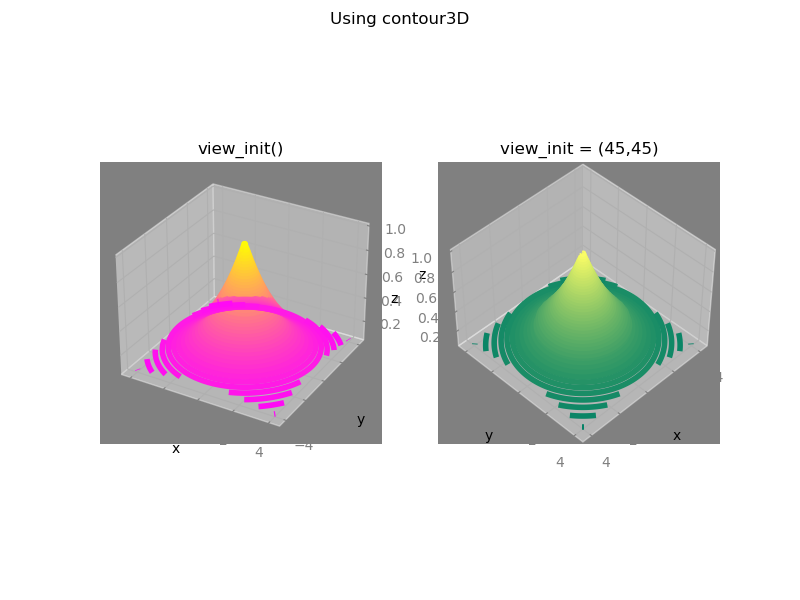

Recreate this plot in Python.
#-----------------------------------------
#   CH_12_17_7_EX_1_Mplot3d_Contour3D.py
#-----------------------------------------
from mpl_toolkits import mplot3d
import matplotlib.pyplot as plt
import numpy as np
#
x = np.linspace(-4,4,81)
y = np.linspace(-4,4,81)
X, Y = np.meshgrid(x, y)
Z = np.exp(-0.5*np.sqrt(X**2 + Y**2))
#
fig1 = plt.figure(figsize=(8, 6))
ax1 = fig1.add_subplot(121, projection='3d')
#
cset1 = ax1.contour3D(X, Y, Z, 50, cmap = 'spring')
ax1.view_init() 
ax1.set_xlabel('x')
ax1.set_ylabel('y')
ax1.set_zlabel('z')
plt.title('view_init()')
#
ax2 = fig1.add_subplot(122, projection='3d')
#
cset2 = ax2.contour3D(X, Y, Z, 50, cmap = 'summer')
ax2.view_init(45, 45) 
ax2.set_xlabel('x')
ax2.set_ylabel('y')
ax2.set_zlabel('z')
plt.title('view_init = (45,45)')
#
plt.suptitle('Using contour3D')
plt.savefig('CH_12_17_7_EX_1_Mplot3d_Contour3D.png')
plt.show()























































































	


